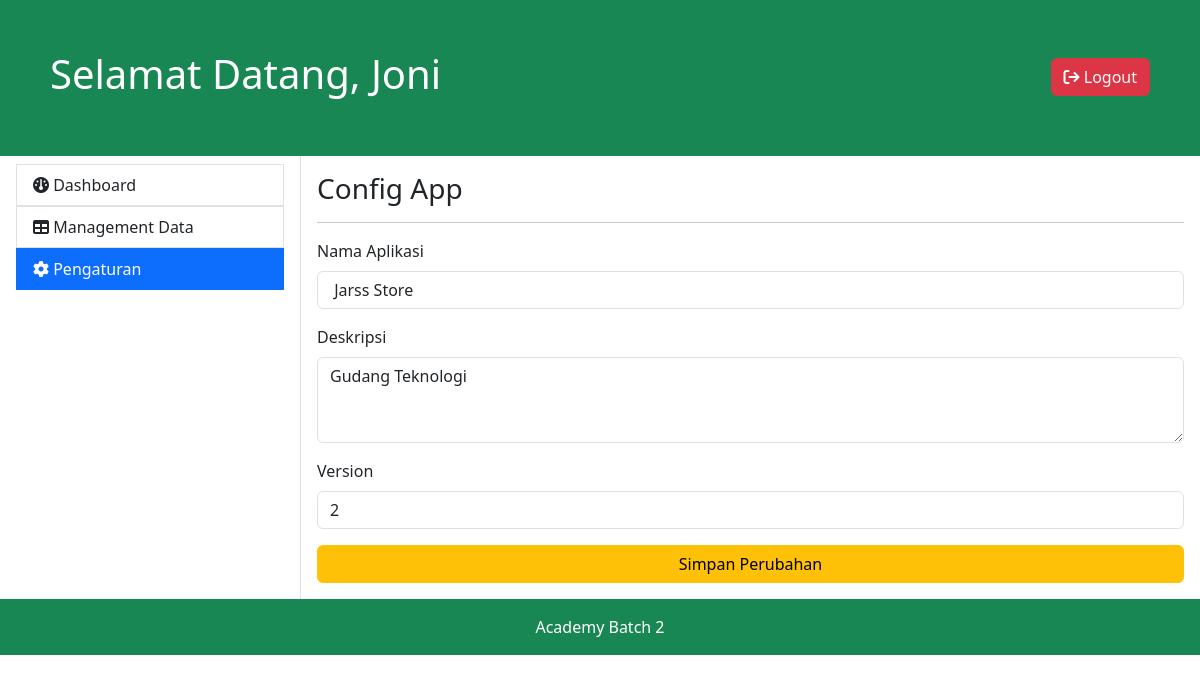
/frontend/dashboard/pages/config_app.php (signed in), run on the app's committed database.
### tables this page shows
CREATE TABLE `config_app` (
  `name` varchar(255) NOT NULL,
  `description` text NOT NULL,
  `version` char(3) NOT NULL
);

### config/helper.php (called while the page is built, shortened)
<?php
	require_once('connection.php');
  $runSql = mysqli_query($link, "SELECT * FROM config_app");
  $app = mysqli_fetch_assoc($runSql);

### frontend/dashboard/pages/config_app.php (the view, shortened to what this page needs)
<?php
include_once('../templates/header.php');
?>
<h3>Config App</h3>
<hr>
<form action="<?= BASE_URL . 'backend/update_config.php' ?>" method="POST">
    <div class="mb-3">
        <label for="inputNameApp" class="form-label">Nama Aplikasi</label>
        <input type="text" name="name" class="form-control" id="inputNameApp" value="<?= $app['name'] ?>" required>
    </div>
    <div class="mb-3">
        <label for="inputDescription" class="form-label">Deskripsi</label>
        <textarea class="form-control" name="description" id="inputDescription" rows="3"
            required><?= $app['description'] ?></textarea>
    </div>
    <div class="mb-3">
        <label for="inputVersion" class="form-label">Version</label>
        <input type="text" class="form-control" maxlength="3" name="version" id="inputVersion"
            value="<?= $app['version'] ?>" required>
    </div>
    <div class="d-grid">
        <button type="submit" class="btn btn-warning">Simpan Perubahan</button>
    </div>
</form>
<?php
include_once('../templates/footer.php');
?>

### data on the page
config_app: name "Jarss Store", description "Gudang Teknologi", version "2"

### other printed values
$_SESSION['username'] "Joni"
